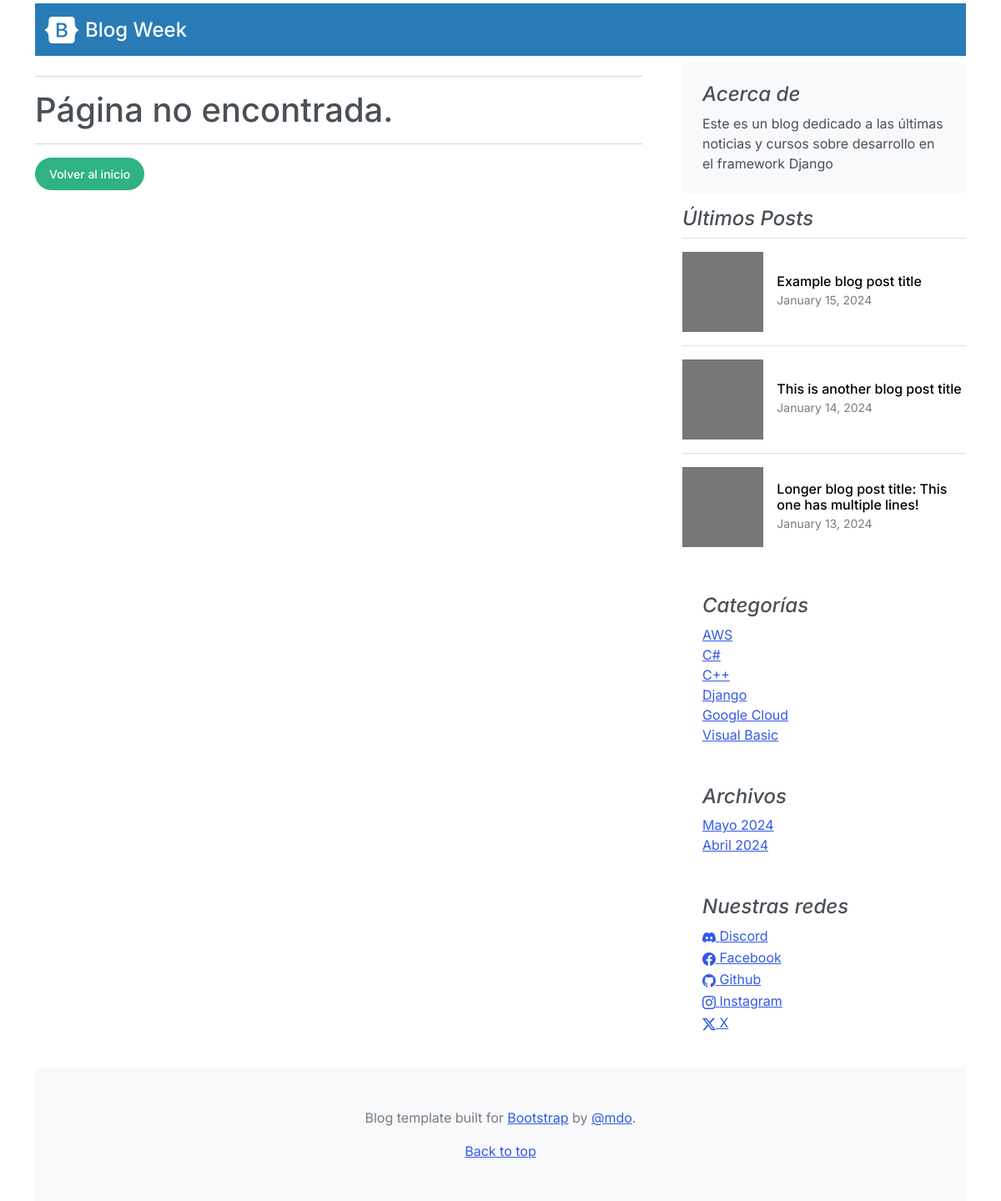
The page /category/5 on the database its author committed.
### core/models.py (models this page shows, shortened)
class About(models.Model):
    description = models.CharField(max_length=350, verbose_name="Descripción")
    created = models.DateTimeField(
        auto_now_add=True, verbose_name="Fecha de creación")
    updated = models.DateTimeField(
        auto_now=True, verbose_name="Fecha de modificación")
    class Meta:
        verbose_name = "Acerca de"
        verbose_name_plural = "Acerca de nosotros"
        ordering = ['created']
    def __str__(self) -> str:
        return self.description

class Category(models.Model):
    name = models.CharField(max_length=200, verbose_name="nombre", unique=True)
    active = models.BooleanField(default=True, verbose_name="Activo")
    created = models.DateTimeField(
        auto_now_add=True, verbose_name="Fecha de creación")
    updated = models.DateTimeField(
        auto_now=True, verbose_name="Fecha de modificación")
    class Meta:
        verbose_name = "Categoría"
        verbose_name_plural = "Categorías"
        ordering = ['name']

class Link(models.Model):
    key = models.CharField(max_length=100, verbose_name="Key Link")
    name = models.CharField(max_length=120, verbose_name="Red Social")
    url = models.URLField(max_length=350, blank=True,
                          null=True, verbose_name="Enlace")
    icon = models.CharField(max_length=100, blank=True,
                            null=True, verbose_name="Icono")
    created = models.DateTimeField(
        auto_now_add=True, verbose_name="Fecha de Creación")
    updated = models.DateTimeField(
        auto_now=True, verbose_name="Fecha de modificación")
    class Meta:
        verbose_name = "Red Social"
        verbose_name_plural = "Redes Sociales"
        ordering = ['name']
    def __str__(self) -> str:
        return self.name

### core/views.py (the view)
# urls.py: path("category/<int:category_id>", category, name="category"),
def category(request, category_id):
    try:
        category = get_object_or_404(Category, id=category_id)
        return render(request, "core/category.html", {"category": category})
    except:
        return render (request, "core/404.html")

### core/processors.py (called while the page is built)
def ctx_dic_about(request):
    ctx_about = {}
    ctx_about['ABOUT'] = About.objects.latest('created') # BUSCA EL ULTIMO CAMPO CREADO EN ABOUT (DE ACUERDO A LA FECHA DE CREACIÓN)
    return ctx_about

def ctx_dic_category(request):
    ctx_category = {}
    ctx_category['categories'] = Category.objects.filter(active=True)
    return ctx_category

def ctx_dic_link(request):
    ctx_link = {}
    links = Link.objects.all()
    for link in links:
        ctx_link[link.key] = {'url': link.url,
                                'icon': link.icon}
    print(ctx_link)
    return ctx_link

def ctx_dic_link2(request):
    ctx_link2 = {}
    ctx_link2['redes_sociales'] = Link.objects.all()
    print(ctx_link2)
    return ctx_link2

def ctx_dic_history(request):
    ctx_history = {}
    ctx_history['dates'] = Post.objects.dates("created","month", order="DESC").distinct()
    return ctx_history

### core/templates/core/404.html
{% extends "core/base.html" %}
{% load static %}
{% block content %}
<hr>
<h1>Página no encontrada.</h1>
<hr>
{% if request.path != '/' %}
<div class="my-3">
    <a class="btn btn-success rounded-pill" href={% url "home" %}>Volver al inicio</a>
</div>
{% endif %}
{% endblock %}

### core/templates/core/base.html (shortened to what this page needs)
<!DOCTYPE html>
<html lang="es">
<head>
    <link rel="stylesheet" href="https://cdn.jsdelivr.net/npm/bootstrap-icons@1.11.3/font/bootstrap-icons.min.css">
    {% load static %}
    <link href={% static "core/css/bootstrap.min.css" %} rel="stylesheet">
    <link href={% static "css/blog.css" %} rel="stylesheet">
</head>
<body>
    <div class="container">
        <nav class="mt-1 navbar navbar-expand-lg bg-info" data-bs-theme="dark">
            <div class="container-fluid">
                <a href="/"
                    class="d-flex align-items-center mb-3 mb-md-0 me-md-auto link-body-emphasis text-decoration-none">
                    <img class="bi me-2" width="40" height="32" src={% static "core/img/bootstrap-logo-white.svg" %}
                        alt="">
                    <span class="fs-4">Blog Week</span>
                </a>
            </div>
        </nav>
        <main class="mt-2">
            <div class="row g-5">
                <div class="col-md-8">
                    {% block content %} {% endblock %}
                </div>
                <aside class="col-md-4">
                    <div class="position-sticky" style="top: 2rem;">
                        <div class="p-4 mb-3 bg-body-tertiary rounded">
                            <h4 class="fst-italic">Acerca de</h4>
                            <p class="mb-0">{{ ABOUT }}</p>
                        </div>
                        <div>
                            <h4 class="fst-italic">Últimos Posts</h4>
                            <ul class="list-unstyled">
                                <li>
                                    <a class="d-flex flex-column flex-lg-row gap-3 align-items-start align-items-lg-center py-3 link-body-emphasis text-decoration-none border-top"
                                        href="#">
                                        <svg class="bd-placeholder-img" width="100%" height="96"
                                            xmlns="http://www.w3.org/2000/svg" aria-hidden="true"
                                            preserveAspectRatio="xMidYMid slice" focusable="false">
                                            <rect width="100%" height="100%" fill="#777" />
                                        </svg>
                                        <div class="col-lg-8">
                                            <h6 class="mb-0">Example blog post title</h6>
                                            <small class="text-body-secondary">January 15, 2024</small>
                                        </div>
                                    </a>
                                </li>
                                <li>
                                    <a class="d-flex flex-column flex-lg-row gap-3 align-items-start align-items-lg-center py-3 link-body-emphasis text-decoration-none border-top"
                                        href="#">
                                        <svg class="bd-placeholder-img" width="100%" height="96"
                                            xmlns="http://www.w3.org/2000/svg" aria-hidden="true"
                                            preserveAspectRatio="xMidYMid slice" focusable="false">
                                            <rect width="100%" height="100%" fill="#777" />
                                        </svg>
                                        <div class="col-lg-8">
                                            <h6 class="mb-0">This is another blog post title</h6>
                                            <small class="text-body-secondary">January 14, 2024</small>
                                        </div>
                                    </a>
                                </li>
                                <li>
                                    <a class="d-flex flex-column flex-lg-row gap-3 align-items-start align-items-lg-center py-3 link-body-emphasis text-decoration-none border-top"
                                        href="#">
                                        <svg class="bd-placeholder-img" width="100%" height="96"
                                            xmlns="http://www.w3.org/2000/svg" aria-hidden="true"
                                            preserveAspectRatio="xMidYMid slice" focusable="false">
                                            <rect width="100%" height="100%" fill="#777" />
                                        </svg>
                                        <div class="col-lg-8">
                                            <h6 class="mb-0">Longer blog post title: This one has multiple lines!</h6>
                                            <small class="text-body-secondary">January 13, 2024</small>
                                        </div>
                                    </a>
                                </li>
                            </ul>
                        </div>
                        <div class="p-4">
                            <h4 class="fst-italic">Categorías</h4>
                            <ol class="list-unstyled mb-0">
                                {% for item in categories %}
                                    <li><a href={% url "category" item.id %}>{{item.name}}</a></li>
                                {% endfor %}
                            </ol>
                        </div>
                        <div class="p-4">
                            <h4 class="fst-italic">Archivos</h4>
                            <ol class="list-unstyled mb-0">
                                {% for item in dates %}
                                    <li><a href={% url "dates" item.month item.year %}>{{ item|date:"F Y"|capfirst }}</a></li>
                                {% endfor %}
                            </ol>
                        </div>
                        <div class="p-4">
                            <h4 class="fst-italic">Nuestras redes</h4>
                            <ol class="list-unstyled">
                                {% for item in redes_sociales %}
                                    {% if item.url %}
                                        <li><a href={{ item.url }}><i class="{{ item.icon }}"></i> {{ item.name }}</a></li>
                                    {% endif %}
                                {% endfor%}
                            </ol>
                        </div>
                    </div>
                </aside>
            </div>
        </main>
        <footer class="py-5 text-center text-body-secondary bg-body-tertiary">
            <p>Blog template built for <a href="https://getbootstrap.com/">Bootstrap</a> by <a
                    href="https://twitter.com/mdo">@mdo</a>.</p>
            <p class="mb-0">
                <a href="#">Back to top</a>
            </p>
        </footer>
    </div>
</body>
</html>

### core/static/core/css/blog.css (style rules this page uses)
.bd-placeholder-img { font-size: 1.125rem; text-anchor: middle; -webkit-user-select: none; -moz-user-select: none; user-select: none; }
.bi { vertical-align: -.125em; fill: currentColor; }

### rows shown on the page
About: description "Este es un blog dedicado a las últimas noticias y cursos sobre desarrollo en el framework Django"
Category: name "AWS"
Category: name "C#"
Category: name "C++"
Category: name "Django"
Category: name "Google Cloud"
Category: name "Visual Basic"
Link: name "Discord"
Link: name "Facebook"
Link: name "Github"
Link: name "Instagram"
Link: name "X"

### other values the page prints
{{ item|date:"F Y"|capfirst }} "Mayo 2024" "Abril 2024"
